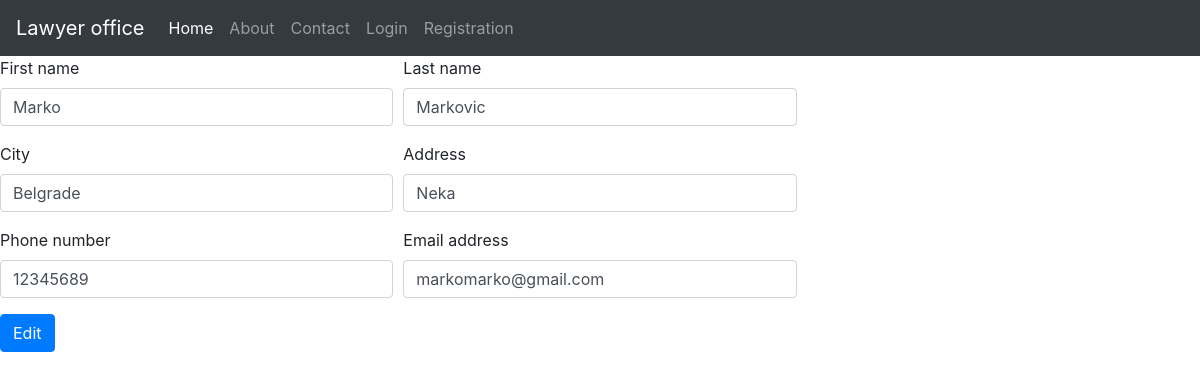
Page /edit/1 on the earlier database version.
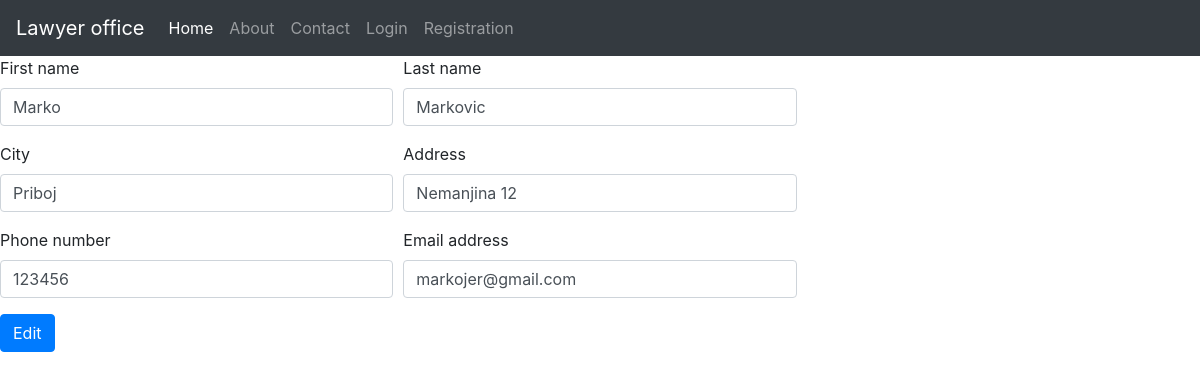
Same page on the later database version.
### blog/models.py (models this page shows)
class Client(db.Model):
    id = db.Column(db.Integer, primary_key=True)
    first_name = db.Column(db.String(250), nullable=False)
    last_name = db.Column(db.String(250), nullable=False)
    city = db.Column(db.String(50), nullable=False)
    address = db.Column(db.String(50), nullable=False)
    phone = db.Column(db.String(50), nullable=False)
    mail = db.Column(db.String(50))
    user_id = db.Column(db.Integer, db.ForeignKey('user.id'), nullable=False)
    judgments = db.relationship("User", secondary=Judgments, backref="client")

### client/routes.py (the view)
@client.route("/edit/<int:client_id>", methods=['GET', 'POST'])
def edit(client_id):
    client = Client.query.get_or_404(client_id)
    form = AddClient()
    if form.validate_on_submit():
        client.first_name = form.f_name.data
        client.last_name = form.l_name.data
        client.city = form.city.data
        client.address = form.address.data
        client.phone = form.phone.data
        client.mail = form.mail.data
        print(form.address.data)
        db.session.commit()
        return redirect(url_for('client.all_client'))
    elif request.method == 'GET':
        form.f_name.data = client.first_name
        form.l_name.data = client.last_name
        form.city.data = client.city
        form.address.data = client.address
        form.phone.data = client.phone
        form.mail.data = client.mail
    return render_template("edit.html", form=form, title="Edit client", client=client)

### client/forms.py
class AddClient(FlaskForm):
    f_name = StringField("First name", validators=[DataRequired()])
    l_name = StringField("Last name", validators=[DataRequired()])
    city = StringField("City", validators=[DataRequired()])
    address = StringField("Address", validators=[DataRequired()])
    phone = StringField("Phone number", validators=[DataRequired()])
    mail = StringField("Email", validators=[DataRequired(), Email()])
    submit = SubmitField("Add client")

### blog/templates/edit.html (shortened to what this page needs)
{% extends 'base.html' %}
{% block content %}
<form action="" method="POST">
    <div class="form-row">
        <div class="form-group col-md-4">
            <label for="inputFName">First name</label>
            <input type="fname" class="form-control" id="inputFName" name="f_name" value="{{client.first_name}}">
        </div>
        <div class="form-group col-md-4">
            <label for="inputLName">Last name</label>
            <input type="lname" class="form-control" id="inputLName" name="l_name" value="{{client.last_name}}">
        </div>
    </div>
    <div class="form-row">
        <div class="form-group col-md-4">
            <label for="inputCity">City</label>
            <input type="city" class="form-control" id="inputCity" name="city" value="{{client.city}}">
        </div>
        <div class="form-group col-md-4">
            <label for="inputAddress">Address</label>
            <input type="address" class="form-control" id="inputAddress" name="address"  value="{{client.address}}">
        </div>
    </div>
    <div class="form-row">
        <div class="form-group col-md-4">
            <label for="inputPhone">Phone number</label>
            <input type="number" class="form-control" id="inputPhone" name="phone" value="{{client.phone}}">
        </div>
        <div class="form-group col-md-4">
            <label for="inputMail">Email address</label>
            <input type="eaddress" class="form-control" id="inputMail" name="mail" value="{{client.mail}}">
        </div>
    </div>
    <button type="submit" class="btn btn-primary">Edit</button>
</form>
{% endblock %}

Differences in the rows shown:
changed Client "Marko": city "Belgrade" → "Priboj"; address "Neka" → "Nemanjina 12"; phone "12345689" → "123456"; mail "markomarko@gmail.com" → "markojer@gmail.com"
